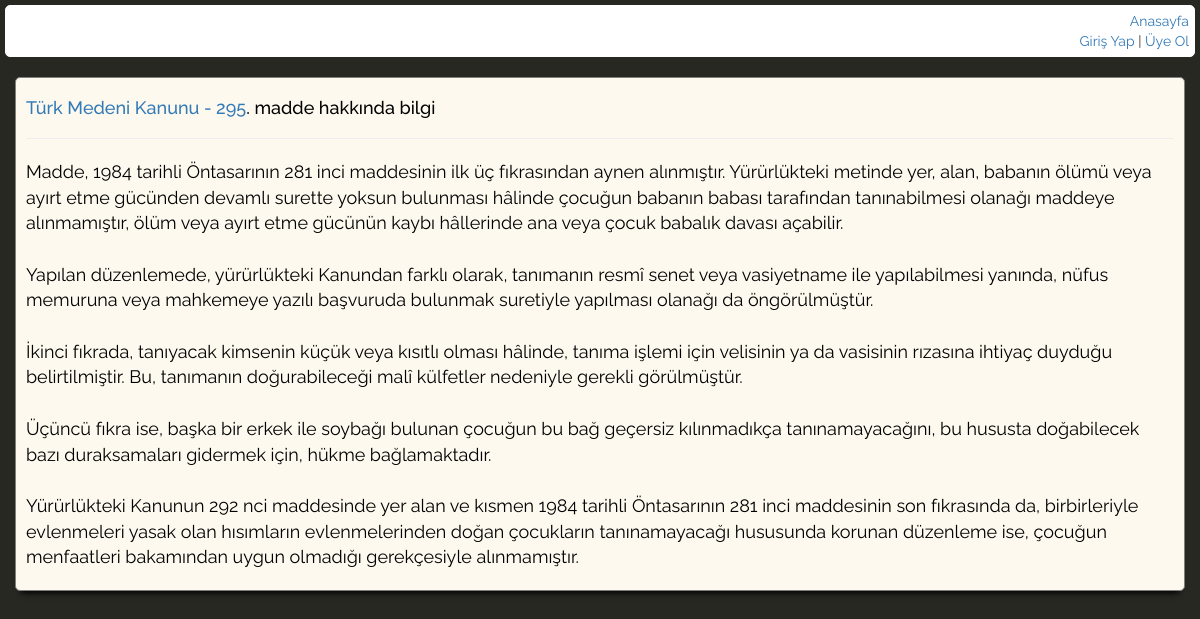
Screenshot of /bilgigoster.php?ilgili=Türk Medeni Kanunu - 295 with the database file from the repository.
### tables this page shows
CREATE TABLE IF NOT EXISTS `bilgitbl` (
  `id` int(11) NOT NULL AUTO_INCREMENT,
  `bilgibaslik` varchar(255) NOT NULL,
  `bilgi` text NOT NULL,
  PRIMARY KEY (`id`),
  KEY `bilgibaslik` (`bilgibaslik`)
);

### bilgigoster.php (the view, shortened to what this page needs)
<?php include('baglan.php'); ?>
<!DOCTYPE html PUBLIC "-//W3C//DTD XHTML 1.0 Transitional//EN" "http://www.w3.org/TR/xhtml1/DTD/xhtml1-transitional.dtd">
<html xmlns="http://www.w3.org/1999/xhtml" xml:lang="en">
<head>
	<link rel="stylesheet" href="css/bootstrap.min.css" />
	<link rel="stylesheet" href="css/ozel.css" />
</head>
<body style="background-color: #272822;" >
<?php include('dmenu.php'); ?>
	<div class="tekkanunkutu">
	<?php
		$bilgibaslik = $_GET['ilgili'];
		$bilgisorgula = mysqli_query($baglan, "select * from bilgitbl where bilgibaslik = '$bilgibaslik'");
		while ($bilgi = mysqli_fetch_array($bilgisorgula)) {
			extract($bilgi);
			echo "<h4><a target='_blank' href='tekanungoster.php?ilgili=$bilgibaslik'>$bilgibaslik</a>. madde hakkında bilgi</h4><p style='font-size:10px;'>";
			echo "</p><hr>";
			echo "<p style='font-family:Noto Sans;font-size:10px;'>$bilgi</p>";
		}
	?>
	</div>
</body>
</html>

### css/ozel.css (style rules this page uses)
body { font-family: Raleway; }
body { list-style: none; }
.tekkanunkutu { border-width: 2px; border-color: gray; background-color: #FDF9EE; color:#000; padding:10px; font-size: 18px; border-radius: 5px; margin:15px; -webkit-box-shadow: 0 8px 6px -6px black; -moz-box-shadow: 0 8px 6px -6px black; box-shadow: 0 8px 6px -6px black; border:1px solid gray; }

### rows the page displays
bilgitbl: bilgibaslik "Türk Medeni Kanunu - 295", bilgi "Madde, 1984 tarihli Öntasarının 281 inci maddesinin ilk üç fıkrasından aynen alınmıştır. Yürürlükteki metinde yer, alan, babanın ölümü veya ayırt etme gücünden devamlı surette yoksun bulunması hâlinde çocuğun babanın babası tarafından tanınabilmesi olanağı maddeye alınmamıştır, ölüm veya ayırt etme gücünün kaybı hâllerinde ana veya çocuk babalık davası açabilir. Yapılan düzenlemede, yürürlükteki Kanundan farklı olarak, tanımanın resmî senet veya vasiyetname ile yapılabilmesi yanında, nüfus memuruna veya mahkemeye yazılı başvuruda bulunmak suretiyle yapılması olanağı da öngörülmüştür. İkinci fıkrada, tanıyacak kimsenin küçük veya kısıtlı olması hâlinde, tanıma işlemi için velisinin ya da…"
